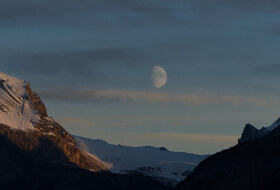
#> input picture crates/app/assets/help/color_grading_before.jpg, 280 x 190 px, given in place of help, which was not available
$ python grain_measure.py out.png ../../../crates/app/assets/help
#> lines starting #> are read from the running program, lines starting #| are printed output that depends on the picture
# SPDX-License-Identifier: GPL-3.0-only
"""Grain strength and grain size per brightness zone in uniform areas.

Usage: grain_measure.py [--zones 10] [--block 32] [--max 3000] OUTPUT.json IMAGE...
Per image: greyscale (gamma-encoded 0..1), high-pass H = image - Gauss(σ=4).
BLOCK×BLOCK blocks; "flat" = low structure (std of the low-pass within the block).
Per block: strength = Std(H) (in code values 0..255), size = half-width of the
radial autocorrelation of H (pixels) and ρ(1) (correlation at 1 px distance).
Per zone (block mean): median over the flattest blocks.
"""
import sys, json, argparse
import numpy as np
from PIL import Image
from scipy.ndimage import gaussian_filter

Image.MAX_IMAGE_PIXELS = None

def load(p, max_edge):
#> called with p = '../../../crates/app/assets/help', max_edge = 0
    im = Image.open(p)
#> im is the input picture: PIL image 280x190 RGB; mean R, G, B 63.9, 74.3, 82.9
    if im.mode in ('I;16', 'I;16B', 'I'):
        a = np.asarray(im, dtype=np.float64) / 65535.0
    else:
        im = im.convert('RGB') if im.mode not in ('L', 'RGB') else im
        a = np.asarray(im, dtype=np.float64)
        if a.ndim == 3:
            a = a.mean(axis=2)
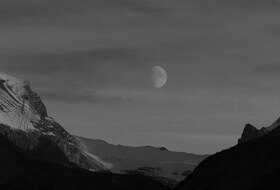
#> a: shape (190, 280) float64; min 1, max 143, mean 73.7
        a = a / (65535.0 if a.max() > 255 else 255.0)
    return a

def acf_measure(h):
    h = h - h.mean()
    n = h.shape[0]
    F = np.fft.fft2(h, s=(2 * n, 2 * n))
    ac = np.real(np.fft.ifft2(F * np.conj(F)))
    ac = np.fft.fftshift(ac)
    c = n
    ac = ac / ac[c, c]
    # radial mean up to 8 px
    ys, xs = np.mgrid[-8:9, -8:9]
    r = np.sqrt(xs ** 2 + ys ** 2)
    sub = ac[c - 8:c + 9, c - 8:c + 9]
    prof = []
    for k in range(0, 9):
        m = (r >= k - 0.5) & (r < k + 0.5)
        prof.append(sub[m].mean())
    prof = np.array(prof)
    rho1 = 0.5 * (ac[c, c + 1] + ac[c + 1, c])
    # half-width radius (linearly interpolated)
    half = 8.0
    for k in range(1, 9):
        if prof[k] < 0.5:
            half = (k - 1) + (prof[k - 1] - 0.5) / (prof[k - 1] - prof[k])
            break
    return rho1, half

def measure(a, block, zones, hp_sigma=4.0):
#> called with block = 32, zones = 10, hp_sigma = 4
    tp = gaussian_filter(a, hp_sigma)
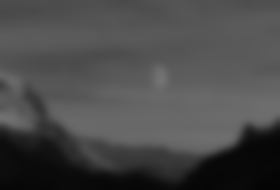
#> tp: shape (190, 280) float64; min 0.0171, max 0.456, mean 0.289
    h = a - tp
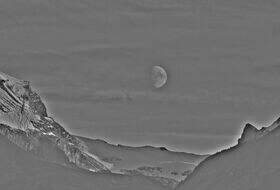
#> h: shape (190, 280) float64; min -0.264, max 0.339, mean -9.6e-17; drawn with min black and max white
    H, W = a.shape
#> H = 190; W = 280
    rows = []
    for y in range(0, H - block, block):
        for x in range(0, W - block, block):
            t = tp[y:y + block, x:x + block]
            m = t.mean()
            if m < 0.01 or m > 0.99:
                continue
            structure = t.std()
            hb = h[y:y + block, x:x + block]
            rows.append((m, structure, hb.std(), y, x))
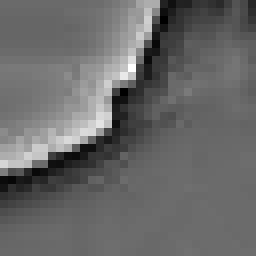
#> hb: shape (32, 32) float64 (shown 8 times larger); min -0.187, max 0.254, mean -0.00484; drawn with min black and max white
#> after the loop, rows = 40 items, first 6: (0.31, 0.0188, 0.00474, 0, 0), (0.317, 0.0175, 0.00484, 0, 32), (0.323, 0.0133, 0.004, 0, 64), (0.325, 0.0142, 0.00432, 0, 96), (0.322, 0.0133, 0.0065, 0, 128), (0.333, 0.00714, 0.0049, 0, 160)
    return rows, h

def main():
    ap = argparse.ArgumentParser()
    ap.add_argument('--zones', type=int, default=10)
    ap.add_argument('--block', type=int, default=32)
    ap.add_argument('--fraction', type=float, default=0.25, help='fraction of the flattest blocks per zone')
    ap.add_argument('--hp', type=float, default=4.0)
    ap.add_argument('out')
    ap.add_argument('images', nargs='+')
    o = ap.parse_args()
    zones = [[] for _ in range(o.zones)]
    for p in o.images:
        try:
            a = load(p, 0)
        except Exception as e:
            print('skipped', p, e, file=sys.stderr)
            continue
        rows, h = measure(a, o.block, o.zones, o.hp)
        for m, s, sd, y, x in rows:
            z = min(int(m * o.zones), o.zones - 1)
            zones[z].append((s, sd, p, y, x))
#> this loop made 40 passes
#> (m, s, sd, y, x, z) on passes 1 to 12: (0.31, 0.0188, 0.00474, 0, 0, 3), (0.317, 0.0175, 0.00484, 0, 32, 3), (0.323, 0.0133, 0.004, 0, 64, 3), (0.325, 0.0142, 0.00432, 0, 96, 3), (0.322, 0.0133, 0.0065, 0, 128, 3), (0.333, 0.00714, 0.0049, 0, 160, 3), (0.333, 0.00897, 0.0036, 0, 192, 3), (0.338, 0.0164, 0.00415, 0, 224, 3), (0.343, 0.0175, 0.00396, 32, 0, 3), (0.336, 0.0231, 0.00527, 32, 32, 3), (0.33, 0.0225, 0.00679, 32, 64, 3), (0.327, 0.0178, 0.00721, 32, 96, 3)
        print('measured', p, len(rows), file=sys.stderr)
    res = []
    cache = {}
    for zi, lst in enumerate(zones):
        if len(lst) < 5:
            res.append({'zone': zi, 'n': len(lst)})
            continue
        lst.sort(key=lambda r: r[0])
        k = max(5, int(len(lst) * o.fraction))
        sel = lst[:k]
        sds = np.array([r[1] for r in sel]) * 255.0
        rhos, halves = [], []
        for s, sd, p, y, x in sorted(sel[:200], key=lambda r: r[2]):
            if p not in cache:
                cache.clear()
                a = load(p, 0)
                cache[p] = a - gaussian_filter(a, o.hp)
            hb = cache[p][y:y + o.block, x:x + o.block]
            r1, hw = acf_measure(hb)
            rhos.append(r1); halves.append(hw)
        res.append({'zone': zi, 'n': len(lst), 'n_flat': k,
                    'strength': float(np.median(sds)), 'strength_q25': float(np.percentile(sds, 25)), 'strength_q75': float(np.percentile(sds, 75)),
                    'rho1': float(np.median(rhos)), 'halfwidth_px': float(np.median(halves)),
                    'structure_max': float(sel[-1][0] * 255)})
    json.dump({'images': o.images, 'zones': res, 'block': o.block, 'hp': o.hp}, open(o.out, 'w'), indent=1, ensure_ascii=False)
    for e in res:
        print(json.dumps(e, ensure_ascii=False))

if __name__ == '__main__':
    main()
